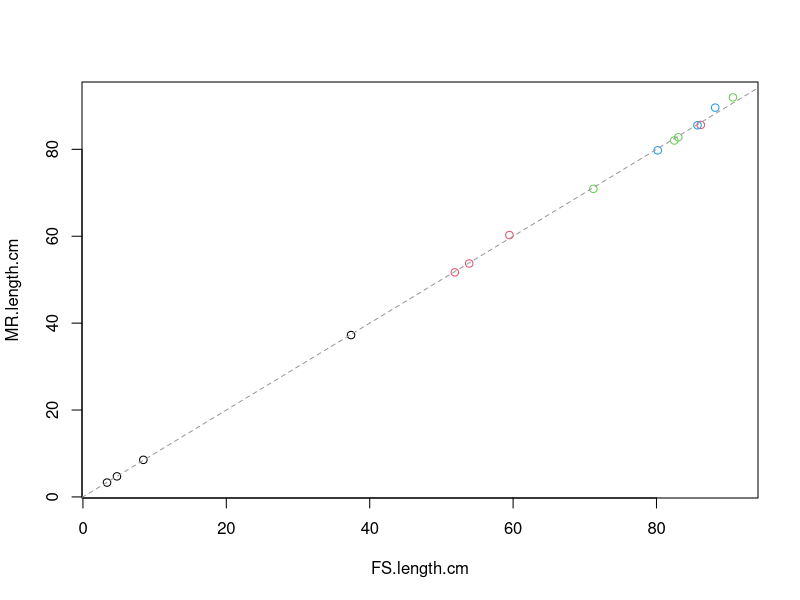

Write the R code that produced this figure. (Note: this script raises an error after producing the figure.)
## ---- chunk 1
library(tidyr)
library(dplyr)
## ---- chunk 2
mr.test <- read.csv("MR_TestData.csv", header = T)

str(mr.test)

mr.test.bt <- data.frame(mr.test$scan.id, mr.test$leaf.no, mr.test$MR.broken.tip, mr.test$FS.broken.tip)
## ---- chunk 3
plot(MR.length.cm ~ FS.length.cm, data = mr.test, col = mr.test$leaf.no)
abline(a = 0, b = 1, col = "gray60", lty = 2)
abline(m.length)
legend("topleft", legend = c(1,2,3,4), pch = c(1,1,1,1), col = c("black", "red", "green", "blue"))

m.length <- lm((MR.length.cm-FS.length.cm) ~ FS.length.cm, data = mr.test)
summary(m.length)

m.length <- lm(MR.length.cm ~ FS.length.cm, data = mr.test)
## ---- chunk 4
plot(MR.area.cm2 ~ FS.area.cm2, data = mr.test, col = mr.test$leaf.no)
abline(a = 0, b = 1, col = "gray60", lty = 2)
abline(m.leafarea)
legend("topleft", legend = c(1,2,3,4), pch = c(1,1,1,1), col = c("black", "red", "green", "blue"))

m.leafarea <- lm((MR.area.cm2-FS.area.cm2) ~ FS.area.cm2, data = mr.test)
summary(m.leafarea)

m.leafarea <- lm(MR.area.cm2 ~ FS.area.cm2, data = mr.test)
## ---- chunk 5
plot(MR.lesion.area.cm2 ~ FS.lesion.area.cm2, data = mr.test, col = mr.test$leaf.no)
abline(a = 0, b = 1, col = "gray60", lty = 2)
abline(m.lesa)
legend("topleft", legend = c(1,2,3,4), pch = c(1,1,1,1), col = c("black", "red", "green", "blue"))

m.lesa <- lm((MR.lesion.area.cm2-FS.lesion.area.cm2) ~ FS.lesion.area.cm2, data = mr.test)
summary(m.lesa)

m.lesa <- lm(MR.lesion.area.cm2 ~ FS.lesion.area.cm2, data = mr.test)
## ---- chunk 6
plot(MR.lesion.no ~ FS.lesion.no, data = mr.test, col = mr.test$leaf.no, ylim = c(0,20), xlim = c(0,20))
abline(a = 0, b = 1, col = "gray60", lty = 2)
abline(m.lesno)
legend("topleft", legend = c(1,2,3,4), pch = c(1,1,1,1), col = c("black", "red", "green", "blue"))

m.lesno <- lm((MR.lesion.no-FS.lesion.no) ~ FS.lesion.no, data = mr.test)
summary(m.lesno)

m.lesno <- lm(MR.lesion.no ~ FS.lesion.no, data = mr.test)
## ---- chunk 7
plot(MR.grazing.area.cm2 ~ FS.grazing.area.cm2, data = mr.test, col = mr.test$leaf.no, ylim = c(0,0.8))
abline(a = 0, b = 1, col = "gray60", lty = 2)
abline(m.graza)
legend("topleft", legend = c(1,2,3,4), pch = c(1,1,1,1), col = c("black", "red", "green", "blue"))

m.graza <- lm((MR.grazing.area.cm2-FS.grazing.area.cm2) ~ FS.grazing.area.cm2, data = filter(mr.test, FS.grazing.area.cm2 < 0.5))
summary(m.graza)

m.graza <- lm(MR.grazing.area.cm2 ~ FS.grazing.area.cm2, data = mr.test)
## ---- chunk 8
plot(MR.grazing.no ~ FS.grazing.no, data = mr.test, col = mr.test$leaf.no, ylim = c(0,8))
abline(a = 0, b = 1, col = "gray60", lty = 2)
abline(m.grazno)
legend("topleft", legend = c(1,2,3,4), pch = c(1,1,1,1), col = c("black", "red", "green", "blue"))

m.grazno <- lm((MR.grazing.no-FS.grazing.no) ~ FS.grazing.no, data = filter(mr.test, FS.grazing.no < 5))
summary(m.grazno)

m.grazno <- lm(MR.grazing.no ~ FS.grazing.no, data = mr.test)
